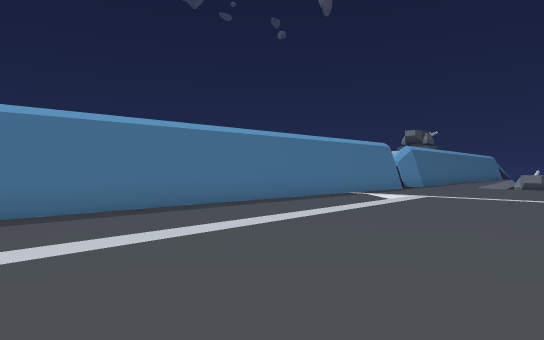
[1] (above)

19 first-person views from a walk through a 3-D level made in the Unity game engine. The camera is 1.3 m above the floor, looks level and sees 75° across. The floor is counted in squares, 2 m on a side. Each view is taken from the middle of a square. On the plan, view 1 faces up. The plan holds only what a view shows up to about 10 squares ahead; the rest is blank. The place goes on beyond the plan. The player character is not drawn.

[2]
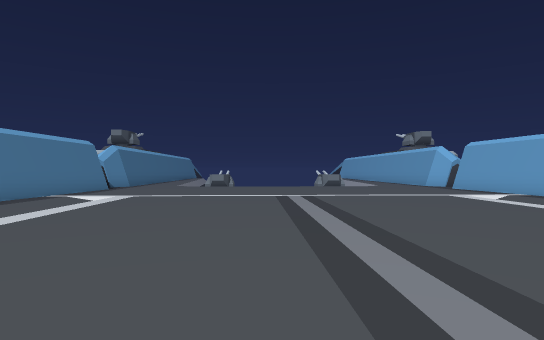

[3]
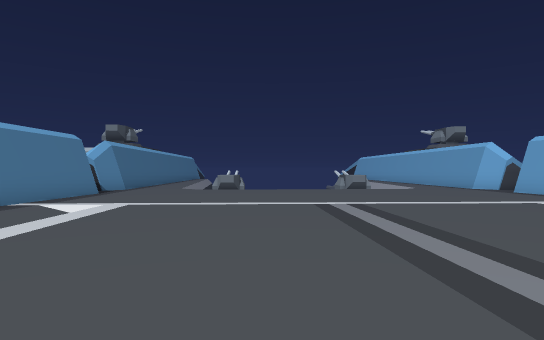

[4]
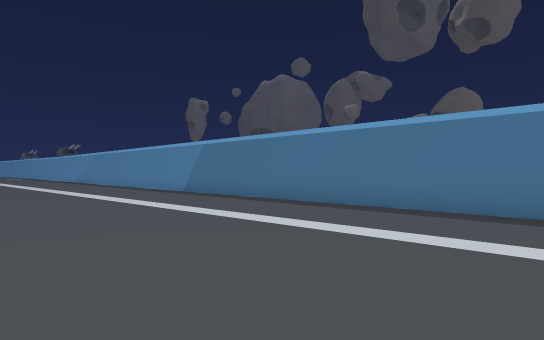

[5]
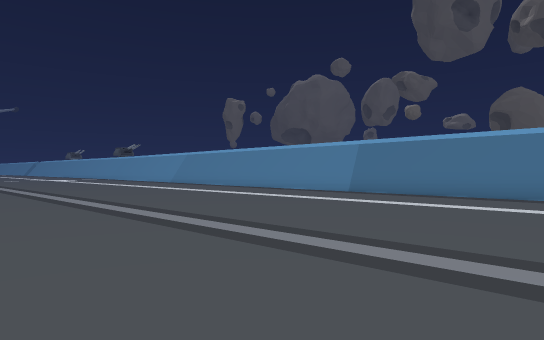

[6]
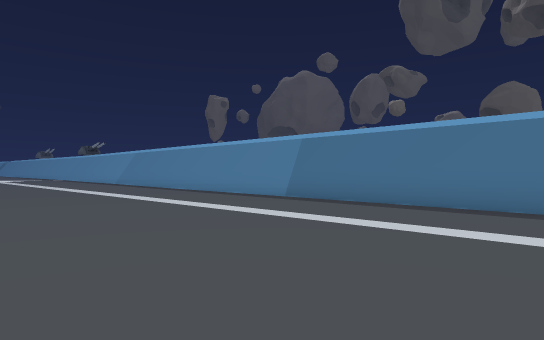

[7]
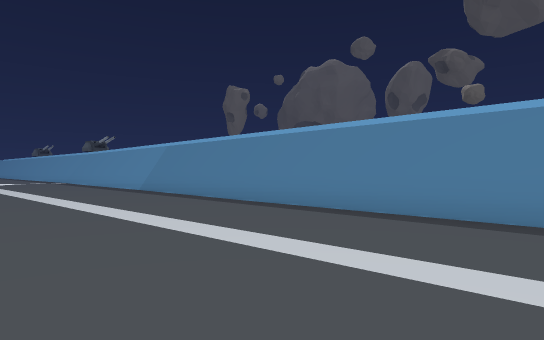

[8]
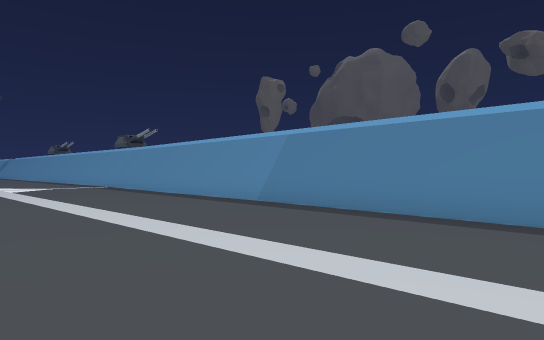

[9]
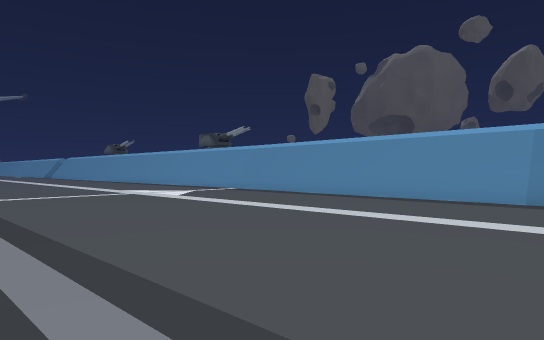

[10]
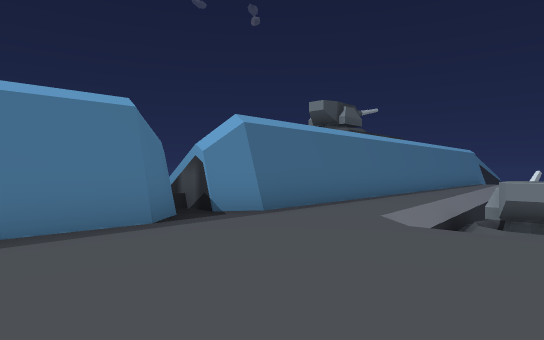

[11]
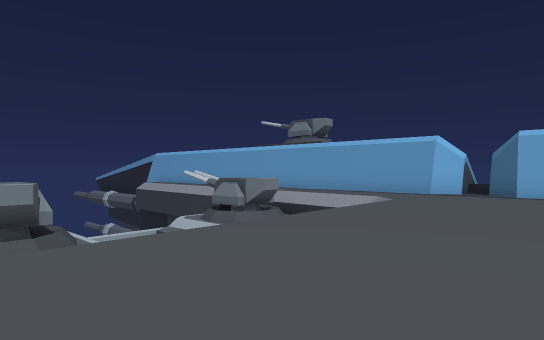

[12]
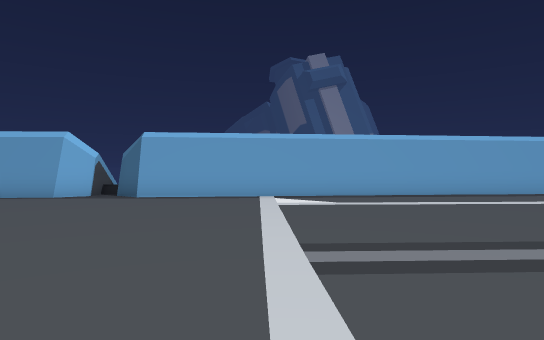

[13]
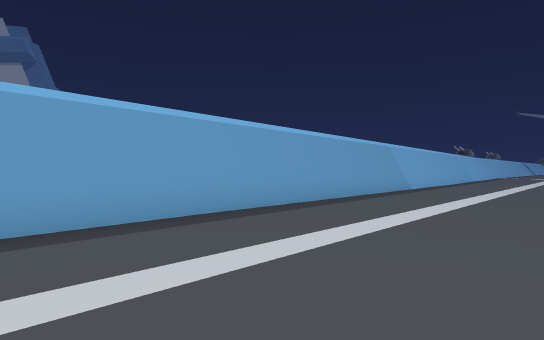

[14]
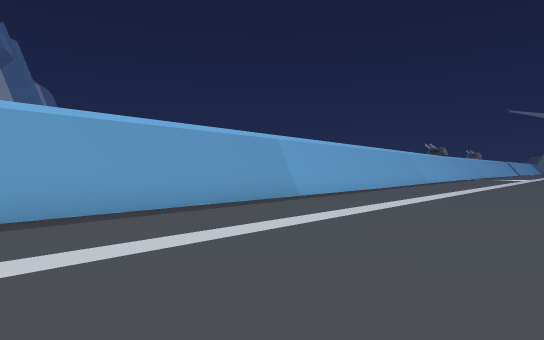

[15]
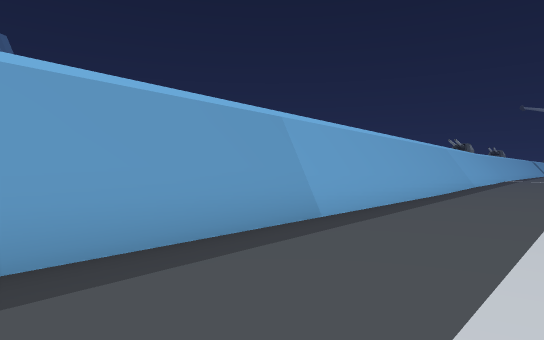

[16]
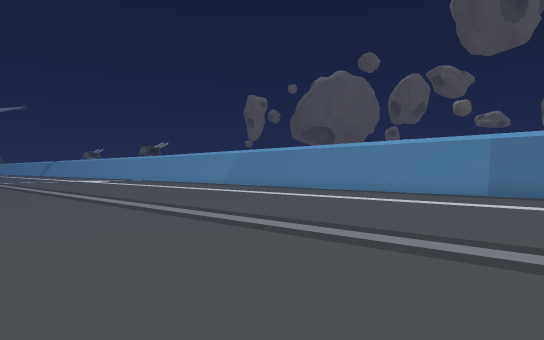

[17]
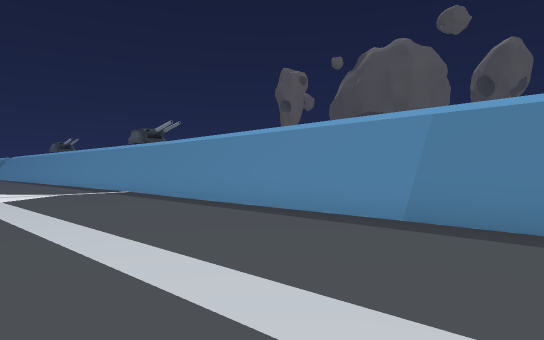

[18]
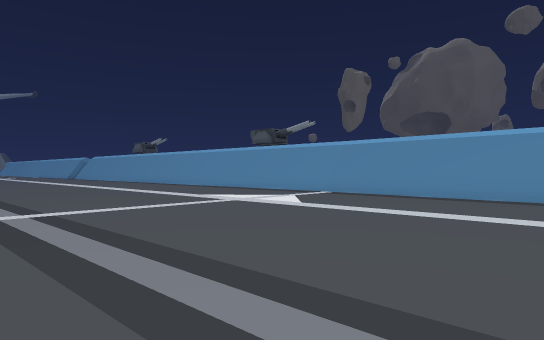

[19]
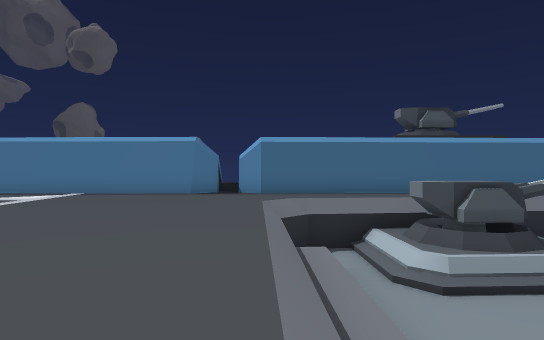

### Floor plan
Key: @ floor where view 1 was taken; # wall or solid block; . main floor; - floor 1.5 m lower than the main floor; _ floor 2.25 m lower than the main floor; / step, stairs or slope; = window, fence, low wall or low ledge.
Columns run from 21 left of view 1 to 15 right of it. Each row starts with its distance up from view 1.
 17                              ###
 16                             ##.#
 15                            ##..###
 14                          ###..####
 13                          #...### _
 12                         ##.../ =__ -#
 11                        ##...../==# ##
 10                       ##......./==##
  9                      ##........./
  8                     ##.........../  #
  7                   ###................
  6                  ##.................#
  5                 ##..................#
  4                ##.................###
  3               ##..................#
  2              ##..................##
  1              #..................##
  0             ##.......@.........##
 -1            ##.................##
 -2           ##..................#
 -3          ##..................##
 -4        ###..................##
 -5       ##/..................##
 -6      ##/..................##
 -7     ##/..................##
 -8    ##/...................#
 -9   ##/...................##
-10  ##/...................##
-11 ##/............    ...##
-12 #/............    ...##
-13 /...........     ...##
-14 ...........      ..##
-15 ...........
-16 ..........
-17 .........
-18 ........
-19 ......
-20 .....
-21 ...
-22 ..

Positions as (right, up) in squares from view 1, and headings:
1: (0, 0), facing up
2: (0, 0), facing up-right
3: (1, 2), facing up-right
4: (3, 3), facing left
5: (3, -2), facing left
6: (1, 0), facing left
7: (-4, -3), facing left
8: (-8, -7), facing left
9: (-9, -12), facing left
10: (6, 8), facing up
11: (5, 10), facing right
12: (5, 8), facing down-right
13: (7, 3), facing down
14: (3, 0), facing down
15: (3, -4), facing down
16: (1, -5), facing left
17: (-11, -9), facing left
18: (-11, -15), facing left
19: (13, 7), facing up-left
